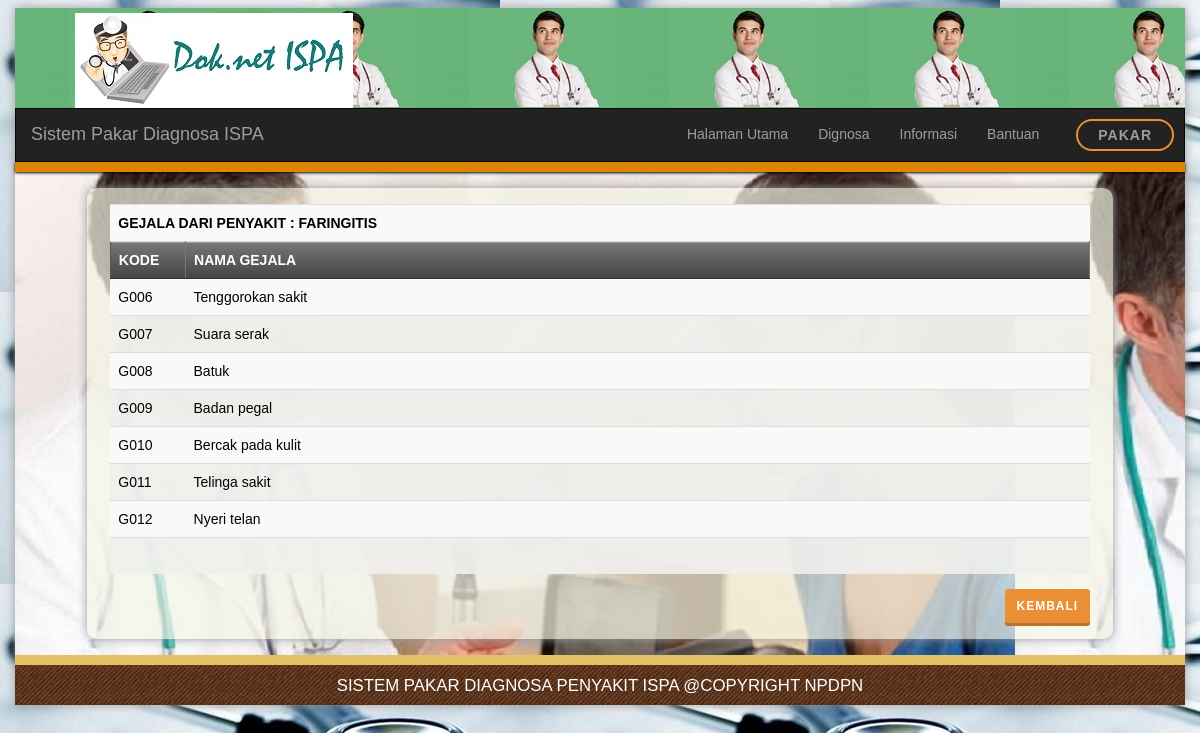
The app's page /?page=dafgejala&kdsakit=P002 with its own data.
### tables this page shows
CREATE TABLE IF NOT EXISTS `penyakit` (
  `kd_penyakit` varchar(4) NOT NULL,
  `nm_penyakit` varchar(60) NOT NULL,
  `keterangan` mediumtext NOT NULL,
  `solusi` mediumtext NOT NULL
);

CREATE TABLE IF NOT EXISTS `gejala` (
  `kd_gejala` varchar(4) NOT NULL,
  `nm_gejala` varchar(100) DEFAULT NULL
);

### tampilgejala.php (the view, shortened to what this page needs)
<?php
include "lib/inc.koneksidb.php";
$kdsakit = $_REQUEST['kdsakit'];
$sqlp = "SELECT * FROM penyakit WHERE kd_penyakit='$kdsakit' ";
$qryp = mysql_query($sqlp);
$datap= mysql_fetch_array($qryp);
$sakit = $datap['nm_penyakit'];
?>
<html>
<head>
</head>
<body>
  <div class="isi">
<br><table class="table table-striped table-hover">
  <tr>
    <td colspan="2"><b>GEJALA DARI PENYAKIT : <?php echo strtoupper($sakit); ?></b></td>
  </tr>
  <tr>
    <th width="80"><b>KODE</b></th>
    <th width="1120"><b>NAMA GEJALA</b></th>
  </tr>
  <?php
	$sqlg  = "SELECT gejala.* FROM gejala,relasi ";
	$sqlg .= "WHERE gejala.kd_gejala=relasi.kd_gejala ";
	$sqlg .= "AND  relasi.kd_penyakit='$kdsakit' ";
	$sqlg .= "ORDER BY gejala.kd_gejala";
	$qryg = mysql_query($sqlg, $koneksi)  or die ("SQL Error".mysql_error());
	while ($datag=mysql_fetch_array($qryg)) {
  ?>
  <tr>
    <td><?php echo $datag['kd_gejala']; ?></td>
    <td><?php echo $datag['nm_gejala']; ?></td>
  </tr>
  <?php
  }
  ?>
  <tr>
    <td colspan="2">&nbsp;</td>
  </tr>
</table>
<div align="right"><a class="btn btn-warning raised btn-sm"href="?page=dafpenyakit">kembali</a></div>
<br>
</div>
</body>
</html>

### css/buttons.css (style rules this page uses)
.btn { padding: 14px 24px; border: 0 none; font-weight: 700; letter-spacing: 1px; text-transform: uppercase; }
.btn-warning { background: #eb8f34; color: #ffffff; }
.btn-warning.raised { box-shadow: 0 3px 0 0 #b87430; }
.btn-sm, .btn-group-sm > .btn { padding: 8px 12px; }

### records on screen
penyakit: nm_penyakit "FARINGITIS"
gejala: kd_gejala "G006", nm_gejala "Tenggorokan sakit"
gejala: kd_gejala "G007", nm_gejala "Suara serak"
gejala: kd_gejala "G008", nm_gejala "Batuk"
gejala: kd_gejala "G009", nm_gejala "Badan pegal"
gejala: kd_gejala "G010", nm_gejala "Bercak pada kulit"
gejala: kd_gejala "G011", nm_gejala "Telinga sakit"
gejala: kd_gejala "G012", nm_gejala "Nyeri telan"
